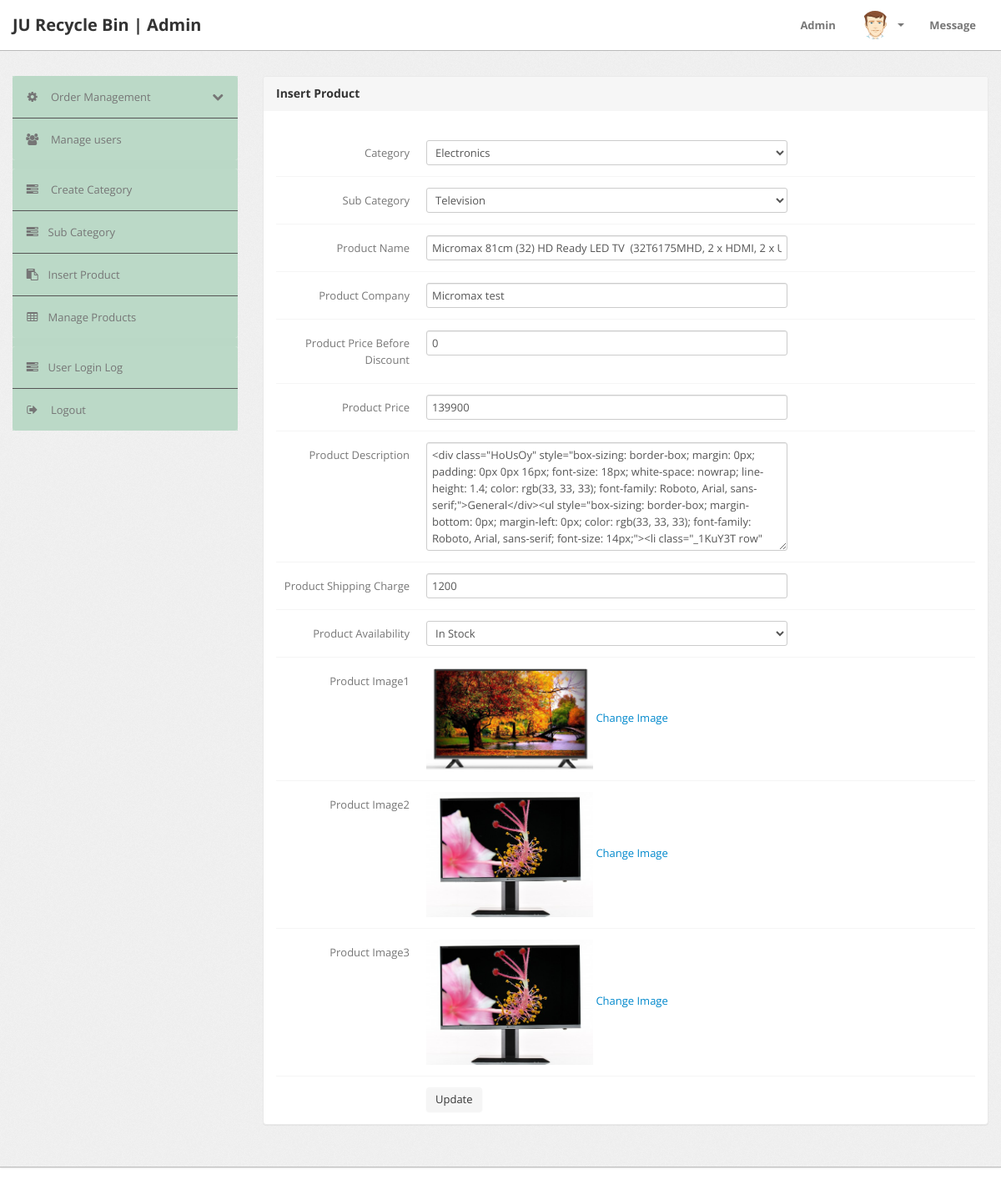
/admin/edit-products.php?id=1 (signed in), run on an earlier commit of the app's database.
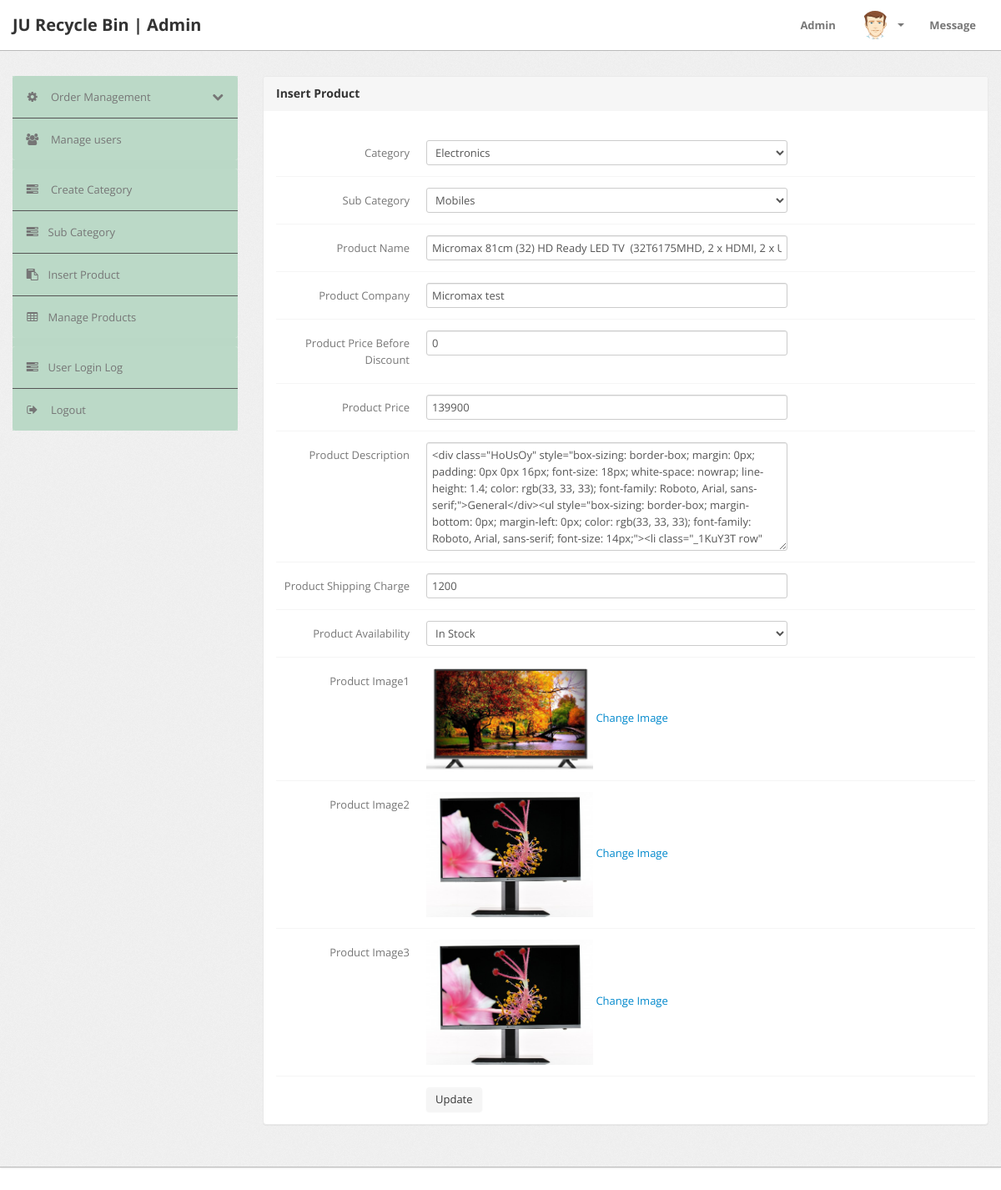
And on a later commit of the database.
### tables this page shows
CREATE TABLE `products` (
  `id` int(11) NOT NULL,
  `category` int(11) NOT NULL,
  `subCategory` int(11) DEFAULT NULL,
  `productName` varchar(255) DEFAULT NULL,
  `productCompany` varchar(255) DEFAULT NULL,
  `productPrice` int(11) DEFAULT NULL,
  `productPriceBeforeDiscount` int(11) DEFAULT NULL,
  `productDescription` longtext,
  `productImage1` varchar(255) DEFAULT NULL,
  `productImage2` varchar(255) DEFAULT NULL,
  `productImage3` varchar(255) DEFAULT NULL,
  `shippingCharge` int(11) DEFAULT NULL,
  `productAvailability` varchar(255) DEFAULT NULL,
  `postingDate` timestamp NULL DEFAULT CURRENT_TIMESTAMP,
  `updationDate` varchar(255) DEFAULT NULL
);

CREATE TABLE `subcategory` (
  `id` int(11) NOT NULL,
  `categoryid` int(11) DEFAULT NULL,
  `subcategory` varchar(255) DEFAULT NULL,
  `creationDate` timestamp NULL DEFAULT CURRENT_TIMESTAMP,
  `updationDate` varchar(255) DEFAULT NULL
);

CREATE TABLE `category` (
  `id` int(11) NOT NULL,
  `categoryName` varchar(255) DEFAULT NULL,
  `categoryDescription` longtext,
  `creationDate` timestamp NOT NULL DEFAULT CURRENT_TIMESTAMP,
  `updationDate` varchar(255) DEFAULT NULL
);

### admin/edit-products.php (the view, shortened to what the changed rows need)
<?php
include('include/config.php');
if(strlen($_SESSION['alogin'])==0)
	{
header('location:index.php');
}
else{
	$pid=intval($_GET['id']);
?>
<!DOCTYPE html>
<html lang="en">
<head>
	<link type="text/css" href="bootstrap/css/bootstrap.min.css" rel="stylesheet">
	<link type="text/css" href="bootstrap/css/bootstrap-responsive.min.css" rel="stylesheet">
	<link type="text/css" href="css/theme.css" rel="stylesheet">
	<link type="text/css" href="images/icons/css/font-awesome.css" rel="stylesheet">
</head>
<body>
	<div class="wrapper">
		<div class="container">
			<div class="row">
			<div class="span9">
					<div class="content">
						<div class="module">
							<div class="module-body">
									<br />
			<form class="form-horizontal row-fluid" name="insertproduct" method="post" enctype="multipart/form-data">
<?php
$query=mysqli_query($con,"select products.*,category.categoryName as catname,category.id as cid,subcategory.subcategory as subcatname,subcategory.id as subcatid from products join category on category.id=products.category join subcategory on subcategory.id=products.subCategory where products.id='$pid'");
while($row=mysqli_fetch_array($query))
{
?>
<div class="control-group">
<label class="control-label" for="basicinput">Category</label>
<div class="controls">
<select name="category" class="span8 tip" onChange="getSubcat(this.value);"  required>
<option value="<?php echo htmlentities($row['cid']);?>"><?php echo htmlentities($row['catname']);?></option>
<?php $query=mysqli_query($con,"select * from category");
	?>
</select>
</div>
</div>
<div class="control-group">
<label class="control-label" for="basicinput">Sub Category</label>
<div class="controls">
<select   name="subcategory"  id="subcategory" class="span8 tip" required>
<option value="<?php echo htmlentities($row['subcatid']);?>"><?php echo htmlentities($row['subcatname']);?></option>
</select>
</div>
</div>
<div class="control-group">
<label class="control-label" for="basicinput">Product Name</label>
<div class="controls">
<input type="text"    name="productName"  placeholder="Enter Product Name" value="<?php echo htmlentities($row['productName']);?>" class="span8 tip" >
</div>
</div>
<div class="control-group">
<label class="control-label" for="basicinput">Product Company</label>
<div class="controls">
<input type="text"    name="productCompany"  placeholder="Enter Product Comapny Name" value="<?php echo htmlentities($row['productCompany']);?>" class="span8 tip" required>
</div>
</div>
<div class="control-group">
<label class="control-label" for="basicinput">Product Price Before Discount</label>
<div class="controls">
<input type="text"    name="productpricebd"  placeholder="Enter Product Price" value="<?php echo htmlentities($row['productPriceBeforeDiscount']);?>"  class="span8 tip" required>
</div>
</div>
<div class="control-group">
<label class="control-label" for="basicinput">Product Price</label>
<div class="controls">
<input type="text"    name="productprice"  placeholder="Enter Product Price" value="<?php echo htmlentities($row['productPrice']);?>" class="span8 tip" required>
</div>
</div>
<div class="control-group">
<label class="control-label" for="basicinput">Product Description</label>
<div class="controls">
<textarea  name="productDescription"  placeholder="Enter Product Description" rows="6" class="span8 tip">
<?php echo htmlentities($row['productDescription']);?>
</textarea>
</div>
</div>
<div class="control-group">
<label class="control-label" for="basicinput">Product Shipping Charge</label>
<div class="controls">
<input type="text"    name="productShippingcharge"  placeholder="Enter Product Shipping Charge" value="<?php echo htmlentities($row['shippingCharge']);?>" class="span8 tip" required>
</div>
</div>
<div class="control-group">
<label class="control-label" for="basicinput">Product Availability</label>
<div class="controls">
<select   name="productAvailability"  id="productAvailability" class="span8 tip" required>
<option value="<?php echo htmlentities($row['productAvailability']);?>"><?php echo htmlentities($row['productAvailability']);?></option>
</select>
</div>
</div>
<div class="control-group">
<label class="control-label" for="basicinput">Product Image1</label>
<div class="controls">
<img src="productimages/<?php echo htmlentities($pid);?>/<?php echo htmlentities($row['productImage1']);?>" width="200" height="100"> <a href="update-image1.php?id=<?php echo $row['id'];?>">Change Image</a>
</div>
</div>
<div class="control-group">
<label class="control-label" for="basicinput">Product Image2</label>
<div class="controls">
<img src="productimages/<?php echo htmlentities($pid);?>/<?php echo htmlentities($row['productImage2']);?>" width="200" height="100"> <a href="update-image2.php?id=<?php echo $row['id'];?>">Change Image</a>
</div>
</div>
<div class="control-group">
<label class="control-label" for="basicinput">Product Image3</label>
<div class="controls">
<img src="productimages/<?php echo htmlentities($pid);?>/<?php echo htmlentities($row['productImage3']);?>" width="200" height="100"> <a href="update-image3.php?id=<?php echo $row['id'];?>">Change Image</a>
</div>
</div>
<?php } ?>
									</form>
							</div>
						</div>
					</div>
				</div>
			</div>
		</div>
	</div>
</body>
<?php } ?>

What changed in the data, as far as the page shows it:
changed through a linked row, products "Micromax 81cm (32) HD Ready LED TV (32T6175MHD, 2 x HDMI, 2 x USB)": subcategory "Television" → "Mobiles"
